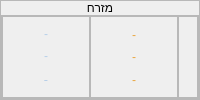
                    <widget class="QFrame" name="f_dig_ea">
                     <property name="sizePolicy">
                      <sizepolicy hsizetype="Expanding" vsizetype="Expanding">
                       <horstretch>0</horstretch>
                       <verstretch>0</verstretch>
                      </sizepolicy>
                     </property>
                     <property name="styleSheet">
                      <string notr="true">QFrame#f_dig_ea{
  border-top-right-radius: 20px;
  border-bottom-right-radius: 20px;
}</string>
                     </property>
                     <property name="frameShape">
                      <enum>QFrame::StyledPanel</enum>
                     </property>
                     <property name="frameShadow">
                      <enum>QFrame::Raised</enum>
                     </property>
                     <property name="midLineWidth">
                      <number>-4</number>
                     </property>
                     <layout class="QVBoxLayout" name="verticalLayout_6">
                      <property name="spacing">
                       <number>0</number>
                      </property>
                      <property name="leftMargin">
                       <number>0</number>
                      </property>
                      <property name="topMargin">
                       <number>0</number>
                      </property>
                      <property name="rightMargin">
                       <number>0</number>
                      </property>
                      <property name="bottomMargin">
                       <number>0</number>
                      </property>
                      <item>
                       <widget class="QLabel" name="dig_ea_name">
                        <property name="sizePolicy">
                         <sizepolicy hsizetype="Preferred" vsizetype="Minimum">
                          <horstretch>0</horstretch>
                          <verstretch>0</verstretch>
                         </sizepolicy>
                        </property>
                        <property name="styleSheet">
                         <string notr="true"/>
                        </property>
                        <property name="text">
                         <string>מזרח</string>
                        </property>
                        <property name="alignment">
                         <set>Qt::AlignCenter</set>
                        </property>
                       </widget>
                      </item>
                      <item>
                       <widget class="QFrame" name="f_side_ea">
                        <property name="sizePolicy">
                         <sizepolicy hsizetype="Expanding" vsizetype="Expanding">
                          <horstretch>0</horstretch>
                          <verstretch>0</verstretch>
                         </sizepolicy>
                        </property>
                        <property name="frameShape">
                         <enum>QFrame::StyledPanel</enum>
                        </property>
                        <property name="frameShadow">
                         <enum>QFrame::Raised</enum>
                        </property>
                        <layout class="QHBoxLayout" name="horizontalLayout_47">
                         <property name="spacing">
                          <number>0</number>
                         </property>
                         <property name="leftMargin">
                          <number>0</number>
                         </property>
                         <property name="topMargin">
                          <number>0</number>
                         </property>
                         <property name="rightMargin">
                          <number>0</number>
                         </property>
                         <property name="bottomMargin">
                          <number>0</number>
                         </property>
                         <item>
                          <widget class="QFrame" name="f_dig_ea_vol_eve">
                           <property name="sizePolicy">
                            <sizepolicy hsizetype="Expanding" vsizetype="Expanding">
                             <horstretch>0</horstretch>
                             <verstretch>0</verstretch>
                            </sizepolicy>
                           </property>
                           <property name="styleSheet">
                            <string notr="true">QLabel{
	font: 10pt &quot;Rubik&quot;;
	color: rgb(183, 207, 232);

}</string>
                           </property>
                           <property name="frameShape">
                            <enum>QFrame::StyledPanel</enum>
                           </property>
                           <property name="frameShadow">
                            <enum>QFrame::Raised</enum>
                           </property>
                           <layout class="QVBoxLayout" name="verticalLayout_43">
                            <item>
                             <widget class="QLabel" name="dig_ea_vol_eve_r">
                              <property name="text">
                               <string>-</string>
                              </property>
                              <property name="alignment">
                               <set>Qt::AlignCenter</set>
                              </property>
                             </widget>
                            </item>
                            <item>
                             <widget class="QLabel" name="dig_ea_vol_eve_t">
                              <property name="text">
                               <string>-</string>
                              </property>
                              <property name="alignment">
                               <set>Qt::AlignCenter</set>
                              </property>
                             </widget>
                            </item>
                            <item>
                             <widget class="QLabel" name="dig_ea_vol_eve_l">
                              <property name="font">
                               <font>
                                <family>Rubik</family>
                                <pointsize>10</pointsize>
                                <weight>50</weight>
                                <italic>false</italic>
                                <bold>false</bold>
                               </font>
                              </property>
                              <property name="text">
                               <string>-</string>
                              </property>
                              <property name="alignment">
                               <set>Qt::AlignCenter</set>
                              </property>
                             </widget>
                            </item>
                           </layout>
                          </widget>
                         </item>
                         <item>
                          <widget class="QFrame" name="f_dig_ea_vol_mor">
                           <property name="sizePolicy">
                            <sizepolicy hsizetype="Expanding" vsizetype="Expanding">
                             <horstretch>0</horstretch>
                             <verstretch>0</verstretch>
                            </sizepolicy>
                           </property>
                           <property name="styleSheet">
                            <string notr="true">QLabel{
	font: 10pt &quot;Rubik&quot;;
	color: rgb(232, 166, 66);

}</string>
                           </property>
                           <property name="frameShape">
                            <enum>QFrame::StyledPanel</enum>
                           </property>
                           <property name="frameShadow">
                            <enum>QFrame::Raised</enum>
                           </property>
                           <layout class="QVBoxLayout" name="verticalLayout_42">
                            <item>
                             <widget class="QLabel" name="dig_ea_vol_mor_r">
                              <property name="text">
                               <string>-</string>
                              </property>
                              <property name="alignment">
                               <set>Qt::AlignCenter</set>
                              </property>
                             </widget>
                            </item>
                            <item>
                             <widget class="QLabel" name="dig_ea_vol_mor_t">
                              <property name="text">
                               <string>-</string>
                              </property>
                              <property name="alignment">
                               <set>Qt::AlignCenter</set>
                              </property>
                             </widget>
                            </item>
                            <item>
                             <widget class="QLabel" name="dig_ea_vol_mor_l">
                              <property name="text">
                               <string>-</string>
                              </property>
                              <property name="alignment">
                               <set>Qt::AlignCenter</set>
                              </property>
                             </widget>
                            </item>
                           </layout>
                          </widget>
                         </item>
                         <item>
                          <widget class="QFrame" name="f_dig_ea_arrows">
                           <property name="sizePolicy">
                            <sizepolicy hsizetype="Preferred" vsizetype="Expanding">
                             <horstretch>0</horstretch>
                             <verstretch>0</verstretch>
                            </sizepolicy>
                           </property>
                           <property name="frameShape">
                            <enum>QFrame::StyledPanel</enum>
                           </property>
                           <property name="frameShadow">
                            <enum>QFrame::Raised</enum>
                           </property>
                           <layout class="QHBoxLayout" name="horizontalLayout_32"/>
                          </widget>
                         </item>
                        </layout>
                       </widget>
                      </item>
                     </layout>
                    </widget>
